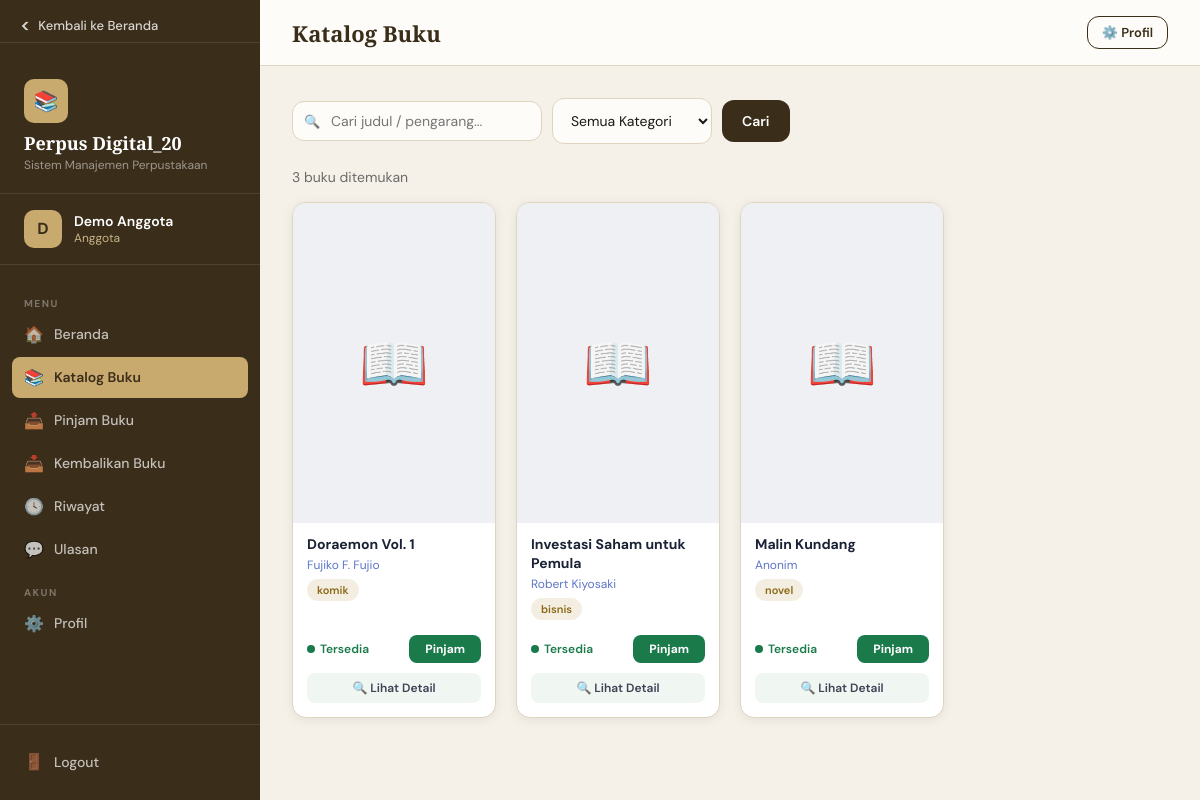
Page /perpus_20/anggota/katalog.php (signed in) on the committed database.
### tables this page shows
CREATE TABLE IF NOT EXISTS `buku` (
  `id_buku` int(11) NOT NULL AUTO_INCREMENT,
  `judul_buku` varchar(100) NOT NULL,
  `id_kategori` int(11) NOT NULL,
  `pengarang` varchar(100) NOT NULL,
  `penerbit` varchar(100) NOT NULL,
  `tahun_terbit` year(4) NOT NULL,
  `gambar_buku` longblob NOT NULL,
  `deskripsi_buku` text NOT NULL,
  `status` enum('tersedia','tidak') NOT NULL DEFAULT 'tersedia',
  PRIMARY KEY (`id_buku`),
  FOREIGN KEY (`id_kategori`) REFERENCES `kategori` (`id_kategori`) ON DELETE CASCADE ON UPDATE CASCADE
);

CREATE TABLE IF NOT EXISTS `kategori` (
  `id_kategori` int(11) NOT NULL AUTO_INCREMENT,
  `nama_kategori` varchar(100) NOT NULL,
  PRIMARY KEY (`id_kategori`)
);

### perpus_20/anggota/katalog.php (the view, shortened to what this page needs)
<?php
$db = getDB();
$q   = trim($_GET['q'] ?? '');
$where = "WHERE 1=1";
$buku          = $db->query("SELECT b.*, k.nama_kategori FROM buku b JOIN kategori k ON b.id_kategori=k.id_kategori $where ORDER BY b.judul_buku");
include __DIR__ . '/../includes/layout.php';
?>
<div class="filter-bar">
  <form method="GET">
    <div class="search-bar">
      <input type="text" name="q" placeholder="Cari judul / pengarang..."
        value="<?= htmlspecialchars($q) ?>" style="width:250px;">
    </div>
    <select name="kategori" class="form-control" style="width:160px;">
      <option value="">Semua Kategori</option>
    </select>
    <button type="submit" class="btn btn-primary">Cari</button>
  </form>
</div>
<?php if ($buku->num_rows === 0): ?>
<div class="card">
  <div class="card-body empty-state">
    <div class="icon">🔍</div>
    <h3>Buku tidak ditemukan</h3>
    <p>Coba kata kunci lain atau lihat semua buku.</p>
    <a href="katalog.php" class="btn btn-primary mt-2">Lihat Semua</a>
  </div>
</div>
<?php else: ?>
<div style="margin-bottom:16px;color:var(--text-muted,#6b7585);font-size:14px;">
  <?= $buku->num_rows ?> buku ditemukan
</div>
<div class="books-grid">
  <?php while ($b = $buku->fetch_assoc()):
    $img_src = '';
    $tersedia = ($b['status'] === 'tersedia');
  ?>
  <div class="book-card">
    <div class="book-cover">
      <?php if ($img_src): ?>
        <img src="<?= htmlspecialchars($img_src) ?>" alt="<?= htmlspecialchars($b['judul_buku']) ?>">
      <?php else: ?>
        📖
      <?php endif ?>
    </div>
    <div class="book-info">
      <div class="book-title"><?= htmlspecialchars($b['judul_buku']) ?></div>
      <div class="book-author"><?= htmlspecialchars($b['pengarang']) ?></div>
      <div class="book-kat">
        <span class="badge badge-gold" style="font-size:11px;"><?= htmlspecialchars($b['nama_kategori']) ?></span>
      </div>
      <div class="book-bottom">
        <div class="book-status">
          <span class="dot <?= $tersedia ? 'dot-ok' : 'dot-no' ?>"></span>
          <span class="<?= $tersedia ? 'clr-ok' : 'clr-no' ?>">
            <?= $tersedia ? 'Tersedia' : 'Dipinjam' ?>
          </span>
        </div>
        <?php if ($tersedia): ?>
          <a href="pinjam.php?id=<?= $b['id_buku'] ?>" class="btn-pinjam-sm">Pinjam</a>
        <?php else: ?>
          <button class="btn-na-sm" disabled>Dipinjam</button>
        <?php endif ?>
      </div>
      <a href="detail.php?id=<?= $b['id_buku'] ?>" class="btn-detail-sm">🔍 Lihat Detail</a>
    </div>
  </div>
  <?php endwhile ?>
</div>
<?php endif ?>
<?php include __DIR__ . '/../includes/layout_footer.php' ?>

### perpus_20/assets/css/style.css (style rules this page uses)
:root { --primary: #3a2d1a; --primary-light: #5a452d; --accent: #c8a96e; --accent-light: #e8d5a3; --bg: #f5f0e8; --bg-white: #fefcf8; --text: #1a1a1a; --text-muted: #6b6b6b; --border: #ddd5c0; --danger: #c0392b; --danger-light: #fdeaea; --success: #27ae60; --success-light: #eafaf1; --warning: #e67e22; --warning-light: #fef9ee; --sidebar-w: 260px; --radius: 12px; --shadow: 0 2px 16px rgba(26,58,42,0.08); --shadow-md: 0 4px 24px rgba(26,58,42,0.12); }
* { box-sizing: border-box; margin: 0; padding: 0; }
body { font-family: 'DM Sans', sans-serif; background: var(--bg); color: var(--text); min-height: 100vh; font-size: 15px; }
.form-control { width: 100%; padding: 12px 14px; border: 1.5px solid var(--border); border-radius: var(--radius); font-family: 'DM Sans', sans-serif; font-size: 14px; background: var(--bg-white); color: var(--text); transition: border-color .2s, box-shadow .2s; outline: none; }
select.form-control { cursor: pointer; }
.btn { display: inline-flex; align-items: center; gap: 8px; padding: 12px 20px; border: none; border-radius: var(--radius); font-family: 'DM Sans', sans-serif; font-size: 14px; font-weight: 600; cursor: pointer; transition: all .2s; text-decoration: none; white-space: nowrap; }
.btn-primary { background: var(--primary); color: white; }
.badge { display: inline-flex; align-items: center; padding: 4px 10px; border-radius: 20px; font-size: 12px; font-weight: 600; }
.badge-gold { background: rgba(200,169,110,0.2); color: #8b6914; }
.search-bar { position: relative; display: inline-block; }
.search-bar input { padding: 10px 14px 10px 38px; border: 1.5px solid var(--border); border-radius: var(--radius); font-family: 'DM Sans', sans-serif; font-size: 14px; background: var(--bg-white); outline: none; width: 240px; transition: border-color .2s; }
.search-bar::before { content: '🔍'; position: absolute; left: 12px; top: 50%; transform: translateY(-50%); font-size: 13px; pointer-events: none; }
.books-grid { display: grid; grid-template-columns: repeat(auto-fill, minmax(180px, 1fr)); gap: 20px; }
.book-card { background: var(--bg-white); border-radius: var(--radius); border: 1px solid var(--border); overflow: hidden; transition: transform .2s, box-shadow .2s; cursor: pointer; }
.book-cover { height: 200px; background: linear-gradient(135deg, var(--primary) 0%, var(--primary-light) 100%); display: flex; align-items: center; justify-content: center; font-size: 48px; position: relative; overflow: hidden; }
.book-info { padding: 14px; }
.filter-bar { display: flex; gap: 12px; flex-wrap: wrap; margin-bottom: 20px; align-items: center; }

### perpus_20/anggota/katalog.php (style rules this page uses)
.filter-bar { margin-bottom: 24px; }
.filter-bar form { display: flex; gap: 10px; flex-wrap: wrap; align-items: center; }
.books-grid { display: grid; grid-template-columns: repeat(auto-fill, minmax(195px, 1fr)); gap: 20px; }
.book-card { background: #fff; border-radius: 14px; overflow: hidden; box-shadow: 0 2px 12px rgba(0,0,0,0.07); display: flex; flex-direction: column; transition: transform .2s, box-shadow .2s; }
.book-cover { width: 100%; height: 320px; background: #eef0f4; overflow: hidden; display: flex; align-items: center; justify-content: center; font-size: 56px; flex-shrink: 0; }
.book-info { padding: 12px 14px 14px; display: flex; flex-direction: column; flex: 1; gap: 3px; }
.book-title { font-size: 14px; font-weight: 700; color: #1a2235; line-height: 1.35; display: -webkit-box; -webkit-line-clamp: 2; -webkit-box-orient: vertical; overflow: hidden; }
.book-author { font-size: 12px; color: #5d76c7; }
.book-kat { margin-top: 3px; }
.book-bottom { margin-top: auto; padding-top: 12px; display: flex; align-items: center; justify-content: space-between; gap: 8px; }
.book-status { display: flex; align-items: center; gap: 5px; font-size: 12px; font-weight: 600; white-space: nowrap; }
.dot { width: 8px; height: 8px; border-radius: 50%; flex-shrink: 0; }
.dot-ok { background: #1a7a4a; }
.clr-ok { color: #1a7a4a; }
.btn-pinjam-sm { padding: 6px 16px; background: #1a7a4a; color: #fff; border: none; border-radius: 8px; font-size: 12px; font-weight: 700; cursor: pointer; text-decoration: none; white-space: nowrap; transition: background .18s; display: inline-block; }
.btn-detail-sm { display: block; width: 100%; text-align: center; padding: 7px 0; background: #f0f6f1; color: #3a4254; border: none; border-radius: 8px; font-size: 12px; font-weight: 600; cursor: pointer; text-decoration: none; margin-top: 7px; transition: background .18s; }

### rows in the picture
buku: judul_buku "Doraemon Vol. 1", pengarang "Fujiko F. Fujio", id_kategori.nama_kategori "komik", status "Tersedia"
buku: judul_buku "Investasi Saham untuk Pemula", pengarang "Robert Kiyosaki", id_kategori.nama_kategori "bisnis", status "Tersedia"
buku: judul_buku "Malin Kundang", pengarang "Anonim", id_kategori.nama_kategori "novel", status "Tersedia"

### other values in the picture
substr($userName,0,1) "D"
$userName "Demo Anggota"
$userLevel "Anggota"
$icon "🏠 📚 📤 📥 🕓 💬 ⚙️"
$label "Beranda Katalog Buku Pinjam Buku Kembalikan Buku Riwayat Ulasan Profil"
$pageTitle "Katalog Buku"
$buku->num_rows "3"
